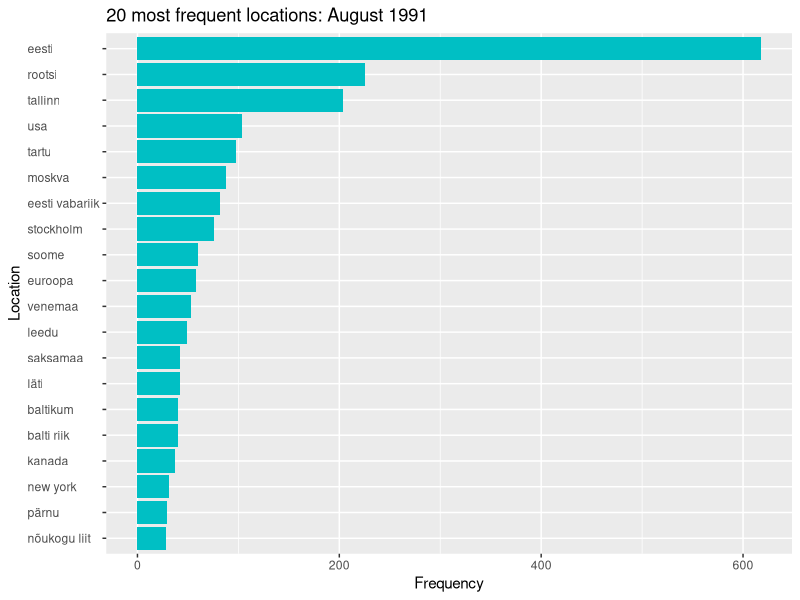

Reproduce this figure in R.
# Loading necessary libraries.
library(tidyverse)
library(scales)

# Reading the data from the text file.
data <- read.table("unique_august_91_locations.txt", sep = "\t", header = TRUE)

# Taking only the top 20 most frequent locations.
data <- head(data, 20)

# Creating the bar plot using ggplot2.
ggplot(data, aes(x = count, y = reorder(V1, count))) +
  geom_bar(stat = "identity", fill = "#00BFC4") +
  labs(title = "20 most frequent locations: August 1991", x = "Frequency", y = "Location") +
  scale_x_continuous(labels = comma) +  # Format x-axis labels as integers
  theme(axis.text.y = element_text(hjust = 0))

# The barplot is downloaded from the user interface of the RStudio, with parameters Width = 900 and Height = 495.
